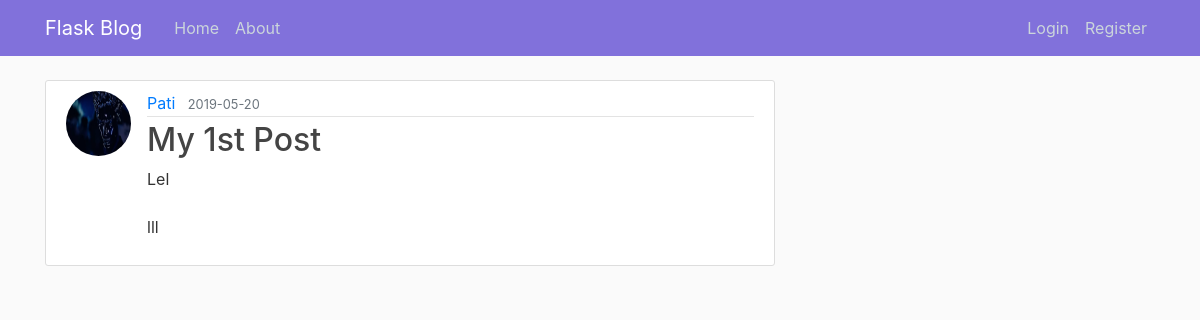
/post/1, run on an earlier commit of the app's database.
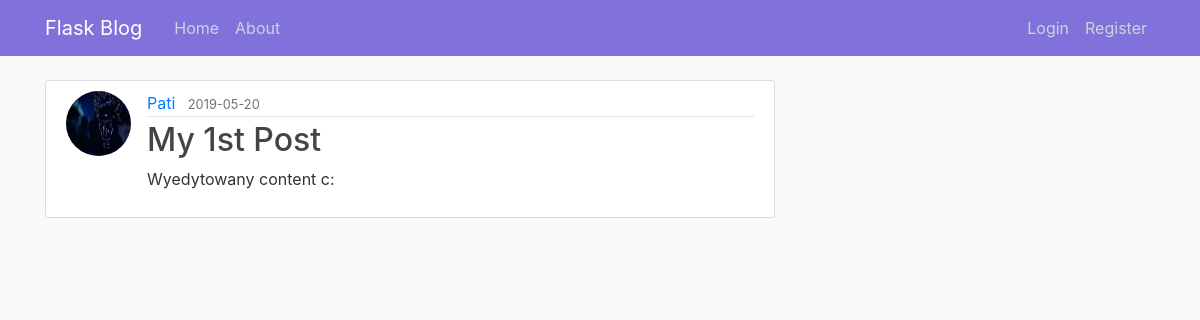
And on a later commit of the database.
### flaskblog/models.py (models this page shows, shortened)
class Post(db.Model):
    id = db.Column(db.Integer, primary_key=True)
    title = db.Column(db.String(100), nullable=False)
    date_posted = db.Column(db.DateTime, nullable=False, default=datetime.utcnow)
    content = db.Column(db.Text, nullable=False)
    user_id = db.Column(db.Integer, db.ForeignKey('user.id'), nullable=False)

### flaskblog/routes.py (the view)
@app.route("/post/<int:post_id>")
def post(post_id):
    post = Post.query.get_or_404(post_id)
    return render_template('post.html', title=post.title, post=post)

### flaskblog/templates/post.html
{% extends "layout.html" %}
{% block content %}
    <article class="media content-section">
        <img class="rounded-circle article-img" src="{{ url_for('static', filename='profile_pics/' + post.author.img_file) }}">
        <div class="media-body">
            <div class="article-metadata">
                <a class="mr-2" href="#">{{ post.author.username }}</a>
                <small class="text-muted">{{ post.date_posted.strftime('%Y-%m-%d') }}</small>
            </div>
            <h2 class="article-title">{{ post.title }}</h2>
            <p class="article-content">{{ post.content }}</p>
        </div>
    </article>
{% endblock content %}

What changed in the data, as far as the page shows it:
changed Post "My 1st Post": content "Lel lll" → "Wyedytowany content c:"
